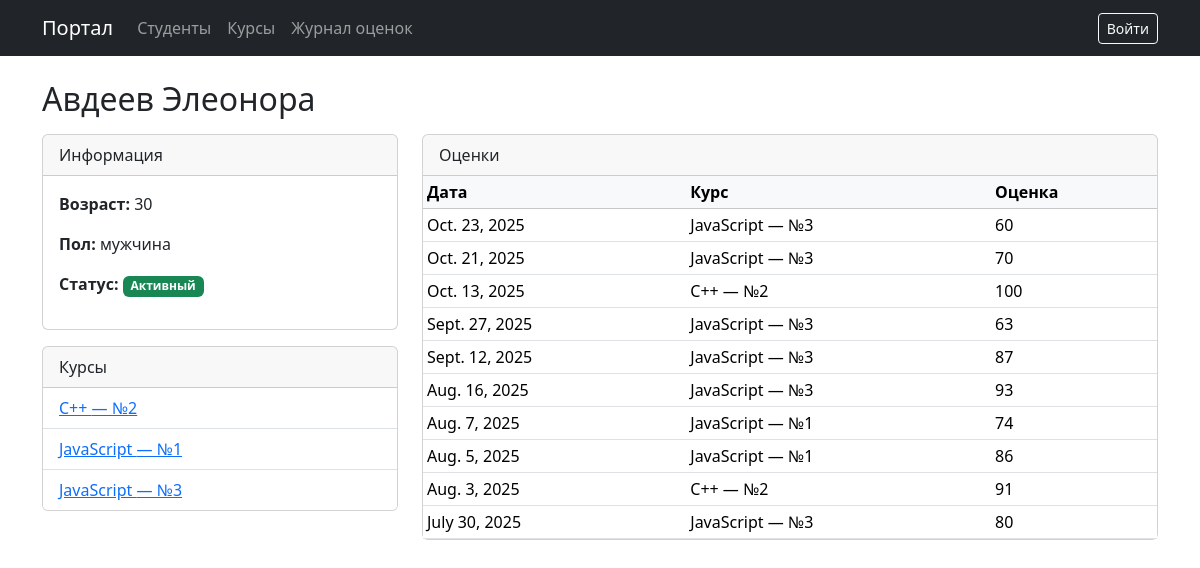
The page /students/53/ on the database its author committed.
### main/models.py (models this page shows, shortened)
class Student(models.Model):
    name = models.CharField(
        max_length=30,
        verbose_name='Имя',
        null=False,
        blank=False
    )
    surname = models.CharField(
        max_length=30,
        verbose_name='Фамилия'
    )
    age = models.SmallIntegerField(
        null=False,
        blank=False,
        verbose_name='Возраст',
        validators=[MinValueValidator(18), MaxValueValidator(100)]
    )
    sex = models.CharField(
        max_length=20,
        choices=[('m', 'мужчина'), ('f', 'женщина'), ('d', 'программист')],
        verbose_name='Пол'
    )
    active = models.BooleanField(
        verbose_name='Активный'
    )
    course = models.ManyToManyField(
                to='Course',
                blank=True,
                verbose_name="Посещаемые курсы")
    class Meta:
        verbose_name = "Студент"
        verbose_name_plural = "Студенты"
        indexes = [models.Index(fields=['surname'])]
        unique_together = [['name', 'surname']]
        ordering = ["surname"]

class Course(models.Model):
    langs = [
        ('py','Python'),
        ('js','JavaScript'),
        ('c','C++'),
        ('an','Android'),
    ]
    name = models.CharField(choices=langs, max_length=20, verbose_name="Курс")
    course_num = models.SmallIntegerField(
                    default=1,
                    verbose_name="Номер курса",
                    validators=[MinValueValidator(1), MaxValueValidator(100)])
    start_date = models.DateField(verbose_name = 'Начало курса', null=True)
    end_date = models.DateField(verbose_name = 'Окончание курса', null=True)
    description = models.TextField(blank=True, verbose_name="Описание")
    class Meta:
        unique_together = [['name', 'course_num']]
        verbose_name = "Курс"
        verbose_name_plural = "Курсы"
        ordering = ['name', 'course_num']

class Grade(models.Model):
    person = models.ForeignKey(
            Student,
            on_delete=models.CASCADE,
            related_name="grades",
            verbose_name = 'Чья оценка')
    grade = models.PositiveSmallIntegerField(
        default=0,
        validators=[MinValueValidator(0), MaxValueValidator(100)],
        verbose_name = 'Оценка'
    )
    course = models.ForeignKey(
            Course,
            null=True,
            on_delete=models.CASCADE,
            verbose_name = 'Курс')
    date = models.DateField(verbose_name = 'Дата оценки', null=True)
    date_add = models.DateField(
            auto_now_add=True,
            null=True,
            verbose_name = 'Дата добавления')
    date_update = models.DateField(
            auto_now=True,
            null=True,
            verbose_name = 'Дата изменения')
    class Meta:
        verbose_name = "Оценка"
        verbose_name_plural = "Оценки"

### main/views.py (the view)
# urls.py: path('students/<int:pk>/', views.StudentDetailView.as_view(), name='student_detail'),
class StudentDetailView(DetailView):
    model = Student
    template_name = 'students/student_detail.html'
    context_object_name = 'student'
    def get_queryset(self):
        return Student.objects.prefetch_related(
            'course',
            Prefetch('grades', queryset=Grade.objects.select_related('course').order_by('-date', '-id'))
        )

### main/templates/students/student_detail.html (shortened to what this page needs)
{% extends "base.html" %}
{% block content %}
<h2 class="mb-3 d-flex justify-content-between align-items-center">
  {{ student.surname }} {{ student.name }}
</h2>
<div class="row g-4">
  <div class="col-md-4">
    <div class="card">
      <div class="card-header">Информация</div>
      <div class="card-body">
        <p><strong>Возраст:</strong> {{ student.age }}</p>
        <p><strong>Пол:</strong> {{ student.get_sex_display }}</p>
        <p><strong>Статус:</strong>
          {% if student.active %}<span class="badge bg-success">Активный</span>
          {% else %}<span class="badge bg-secondary">Неактивный</span>{% endif %}
        </p>
      </div>
    </div>
    <div class="card mt-3">
      <div class="card-header">Курсы</div>
      <ul class="list-group list-group-flush">
        {% for c in student.course.all %}
          <li class="list-group-item">
            <a href="{% url 'main:course_detail' c.pk %}">
              {{ c.get_name_display }} — №{{ c.course_num }}
            </a>
          </li>
        {% empty %}
          <li class="list-group-item text-muted">Нет курсов</li>
        {% endfor %}
      </ul>
    </div>
  </div>
  <div class="col-md-8">
    <div class="card">
      <div class="card-header">Оценки</div>
      <div class="card-body p-0">
        <div class="table-responsive">
          <table class="table table-sm mb-0">
            <thead class="table-light">
              <tr>
                <th>Дата</th>
                <th>Курс</th>
                <th>Оценка</th>
              </tr>
            </thead>
            <tbody>
              {% for g in student.grades.all %}
                <tr>
                  <td>{{ g.date|default:"—" }}</td>
                  <td>{{ g.course.get_name_display }} — №{{ g.course.course_num }}</td>
                  <td>{{ g.grade }}</td>
                </tr>
              {% empty %}
                <tr><td colspan="3" class="text-muted p-3">Оценок нет</td></tr>
              {% endfor %}
            </tbody>
          </table>
        </div>
      </div>
    </div>
  </div>
</div>
{% endblock %}

### rows shown on the page
Student: surname "Авдеев", name "Элеонора", age "30", sex "мужчина"
Course: name "C++", course_num "2"
Course: name "JavaScript", course_num "1"
Course: name "JavaScript", course_num "3"
Grade: date "Oct. 23, 2025", course.name "JavaScript", course.course_num "3", grade "60"
Grade: date "Oct. 21, 2025", course.name "JavaScript", course.course_num "3", grade "70"
Grade: date "Oct. 13, 2025", course.name "C++", course.course_num "2", grade "100"
Grade: date "Sept. 27, 2025", course.name "JavaScript", course.course_num "3", grade "63"
Grade: date "Sept. 12, 2025", course.name "JavaScript", course.course_num "3", grade "87"
Grade: date "Aug. 16, 2025", course.name "JavaScript", course.course_num "3", grade "93"
Grade: date "Aug. 7, 2025", course.name "JavaScript", course.course_num "1", grade "74"
Grade: date "Aug. 5, 2025", course.name "JavaScript", course.course_num "1", grade "86"
Grade: date "Aug. 3, 2025", course.name "C++", course.course_num "2", grade "91"
Grade: date "July 30, 2025", course.name "JavaScript", course.course_num "3", grade "80"
